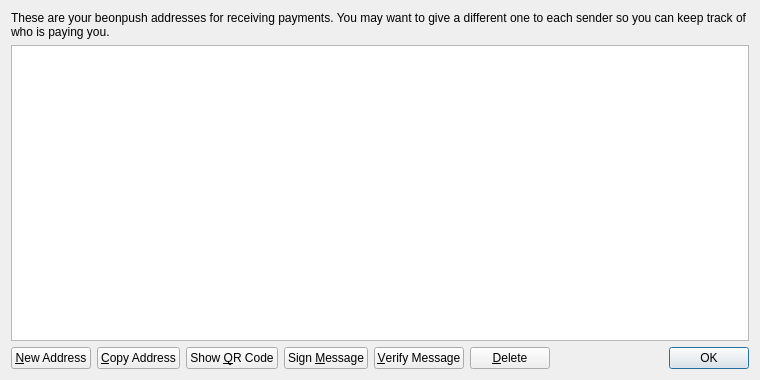
<?xml version="1.0" encoding="UTF-8"?>
<ui version="4.0">
 <class>AddressBookPage</class>
 <widget class="QWidget" name="AddressBookPage">
  <property name="geometry">
   <rect>
    <x>0</x>
    <y>0</y>
    <width>760</width>
    <height>380</height>
   </rect>
  </property>
  <property name="windowTitle">
   <string>Address Book</string>
  </property>
  <layout class="QVBoxLayout" name="verticalLayout">
   <item>
    <widget class="QLabel" name="labelExplanation">
     <property name="text">
      <string>These are your beonpush addresses for receiving payments. You may want to give a different one to each sender so you can keep track of who is paying you.</string>
     </property>
     <property name="textFormat">
      <enum>Qt::PlainText</enum>
     </property>
     <property name="wordWrap">
      <bool>true</bool>
     </property>
    </widget>
   </item>
   <item>
    <widget class="QTableView" name="tableView">
     <property name="contextMenuPolicy">
      <enum>Qt::CustomContextMenu</enum>
     </property>
     <property name="toolTip">
      <string>Double-click to edit address or label</string>
     </property>
     <property name="tabKeyNavigation">
      <bool>false</bool>
     </property>
     <property name="alternatingRowColors">
      <bool>true</bool>
     </property>
     <property name="selectionMode">
      <enum>QAbstractItemView::SingleSelection</enum>
     </property>
     <property name="selectionBehavior">
      <enum>QAbstractItemView::SelectRows</enum>
     </property>
     <property name="sortingEnabled">
      <bool>true</bool>
     </property>
     <attribute name="verticalHeaderVisible">
      <bool>false</bool>
     </attribute>
    </widget>
   </item>
   <item>
    <layout class="QHBoxLayout" name="horizontalLayout">
     <item>
      <widget class="QPushButton" name="newAddressButton">
       <property name="toolTip">
        <string>Create a new address</string>
       </property>
       <property name="text">
        <string>&amp;New Address</string>
       </property>
       <property name="icon">
        <iconset resource="../bitcoin.qrc">
         <normaloff>:/icons/add</normaloff>:/icons/add</iconset>
       </property>
      </widget>
     </item>
     <item>
      <widget class="QPushButton" name="copyToClipboard">
       <property name="toolTip">
        <string>Copy the currently selected address to the system clipboard</string>
       </property>
       <property name="text">
        <string>&amp;Copy Address</string>
       </property>
       <property name="icon">
        <iconset resource="../bitcoin.qrc">
         <normaloff>:/icons/editcopy</normaloff>:/icons/editcopy</iconset>
       </property>
      </widget>
     </item>
     <item>
      <widget class="QPushButton" name="showQRCode">
       <property name="text">
        <string>Show &amp;QR Code</string>
       </property>
       <property name="icon">
        <iconset resource="../bitcoin.qrc">
         <normaloff>:/icons/qrcode</normaloff>:/icons/qrcode</iconset>
       </property>
      </widget>
     </item>
     <item>
      <widget class="QPushButton" name="signMessage">
       <property name="toolTip">
        <string>Sign a message to prove you own a beonpush address</string>
       </property>
       <property name="text">
        <string>Sign &amp;Message</string>
       </property>
       <property name="icon">
        <iconset resource="../bitcoin.qrc">
         <normaloff>:/icons/edit</normaloff>:/icons/edit</iconset>
       </property>
      </widget>
     </item>
     <item>
      <widget class="QPushButton" name="verifyMessage">
       <property name="toolTip">
        <string>Verify a message to ensure it was signed with a specified beonpush address</string>
       </property>
       <property name="text">
        <string>&amp;Verify Message</string>
       </property>
       <property name="icon">
        <iconset resource="../bitcoin.qrc">
         <normaloff>:/icons/transaction_0</normaloff>:/icons/transaction_0</iconset>
       </property>
      </widget>
     </item>
     <item>
      <widget class="QPushButton" name="deleteButton">
       <property name="toolTip">
        <string>Delete the currently selected address from the list</string>
       </property>
       <property name="text">
        <string>&amp;Delete</string>
       </property>
       <property name="icon">
        <iconset resource="../bitcoin.qrc">
         <normaloff>:/icons/remove</normaloff>:/icons/remove</iconset>
       </property>
      </widget>
     </item>
     <item>
      <spacer name="horizontalSpacer">
       <property name="orientation">
        <enum>Qt::Horizontal</enum>
       </property>
       <property name="sizeHint" stdset="0">
        <size>
         <width>40</width>
         <height>20</height>
        </size>
       </property>
      </spacer>
     </item>
     <item>
      <widget class="QDialogButtonBox" name="buttonBox">
       <property name="sizePolicy">
        <sizepolicy hsizetype="Maximum" vsizetype="Fixed">
         <horstretch>0</horstretch>
         <verstretch>0</verstretch>
        </sizepolicy>
       </property>
       <property name="standardButtons">
        <set>QDialogButtonBox::Ok</set>
       </property>
      </widget>
     </item>
    </layout>
   </item>
  </layout>
 </widget>
 <resources>
  <include location="../bitcoin.qrc"/>
 </resources>
 <connections/>
</ui>
